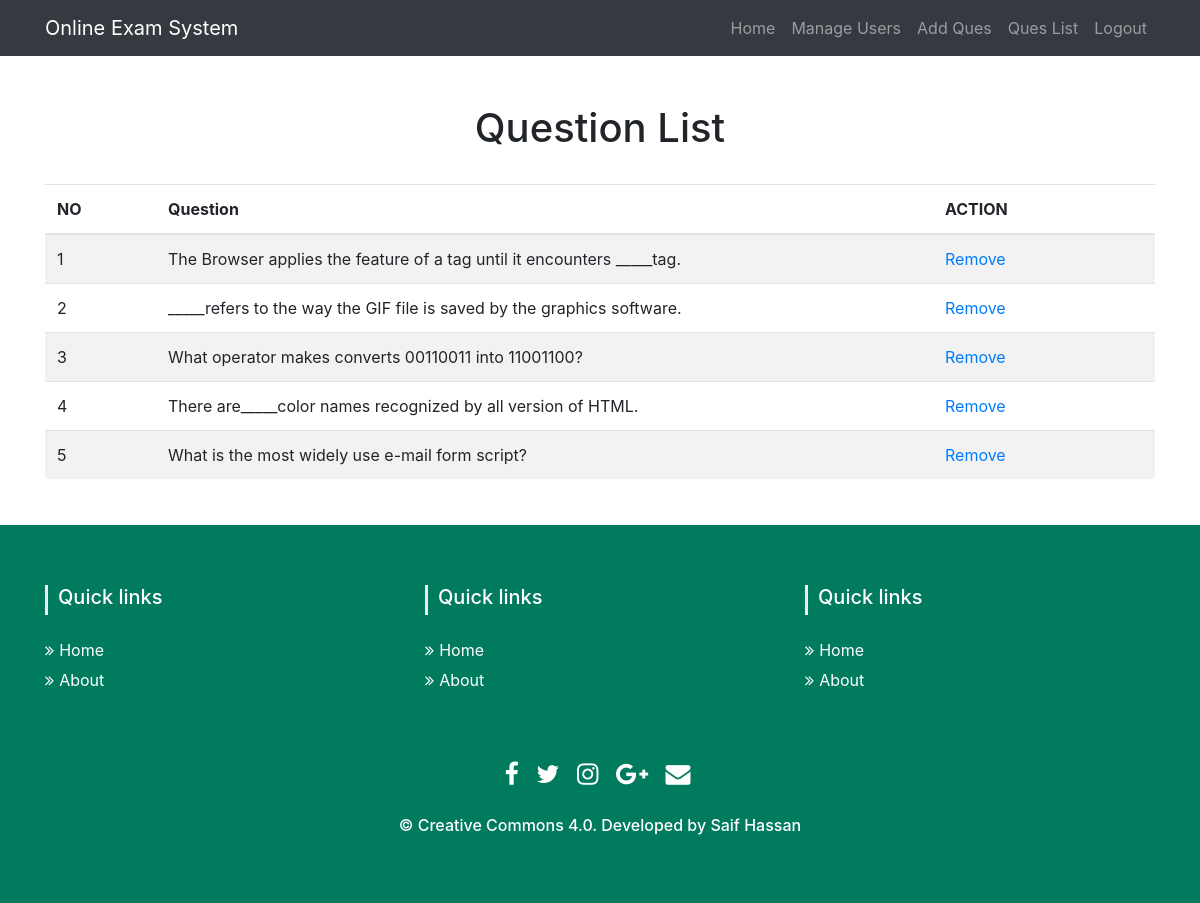
/admin/queslist.php (signed in), run on the app's committed database.
### tables this page shows
CREATE TABLE IF NOT EXISTS `tbl_ques` (
  `id` int(11) NOT NULL AUTO_INCREMENT,
  `quesNo` int(11) NOT NULL,
  `ques` text NOT NULL,
  PRIMARY KEY (`id`)
);

### lib/Database.php (called while the page is built, shortened)
<?php
Class Database{
	public $host   = DB_HOST;
	public $user   = DB_USER;
	public $pass   = DB_PASS;
	public $dbname = DB_NAME;
	public $link;
	private function connectDB(){
	$this->link = new mysqli($this->host, $this->user, $this->pass, $this->dbname);
 }
	public function select($query){
		$result = $this->link->query($query) or die($this->link->error.__LINE__);
		if($result->num_rows > 0){
			return $result;
		} else {
			return false;
		}
	}
}

### classes/Exam.php (called while the page is built, shortened)
<?php
$filepath = realpath(dirname(__FILE__));
include_once ($filepath.'/../lib/Database.php');
class Exam{
	private $db;
	public function __construct(){
		$this->db = new Database();
	}
 public function getqueData(){
   $query = "SELECT * FROM tbl_ques ORDER BY quesNo ASC";
   $result = $this->db->select($query);
   return $result;
 }
}
?>

### admin/queslist.php (the view, shortened to what this page needs)
<?php
    $filepath = realpath(dirname(__FILE__));
	include_once ($filepath.'/inc/header.php');
	include_once ($filepath.'/../classes/Exam.php');
	$exam = new Exam();
?>
    <div class="container">
        <div class="row">
            <div class="col-lg-12 text-center">
                <h1 class="mt-5">Question List</h1>
                <br/>
            </div>
            <div class="col-lg-12">
                <table class="table table-striped">
                    <thead>
                    <tr>
                        <th width="10%">NO</th>
                        <th width="70%">Question</th>
                        <th width="20%">ACTION</th>
                    </tr>
                    </thead>
                    <tbody>
                    <?php
                    $questionData = $exam->getqueData();
                    if ($questionData) {
                        $i = 0;
                        while ($result = $questionData->fetch_assoc()) {
                            $i++;
                            ?>
                            <tr>
                                <td><?php echo $i; ?></td>
                                <td><?php echo $result['ques']; ?></td>
                                <td><a onclick="return confirm('Are you sure to Delete.')" href="?delque=<?php echo $result['quesNo']; ?>">Remove</a>
                                </td>
                            </tr>
                        <?php } } ?>
                    </tbody>
                </table>
            </div>
        </div>
    </div>
<?php include '../inc/footer.php'; ?>

### data on the page
tbl_ques: ques "The Browser applies the feature of a tag until it encounters _____tag."
tbl_ques: ques "_____refers to the way the GIF file is saved by the graphics software."
tbl_ques: ques "What operator makes converts 00110011 into 11001100?"
tbl_ques: ques "There are_____color names recognized by all version of HTML."
tbl_ques: ques "What is the most widely use e-mail form script?"
